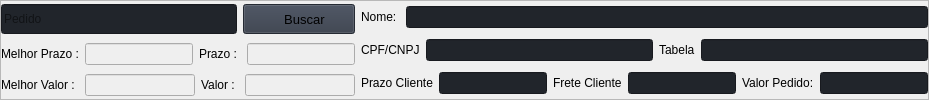
                        <widget class="QFrame" name="row_1">
                         <property name="maximumSize">
                          <size>
                           <width>1600</width>
                           <height>100</height>
                          </size>
                         </property>
                         <property name="frameShape">
                          <enum>QFrame::StyledPanel</enum>
                         </property>
                         <property name="frameShadow">
                          <enum>QFrame::Raised</enum>
                         </property>
                         <layout class="QHBoxLayout" name="horizontalLayout_6">
                          <property name="leftMargin">
                           <number>0</number>
                          </property>
                          <property name="topMargin">
                           <number>0</number>
                          </property>
                          <property name="rightMargin">
                           <number>0</number>
                          </property>
                          <property name="bottomMargin">
                           <number>0</number>
                          </property>
                          <item>
                           <layout class="QGridLayout" name="gridLayout">
                            <property name="sizeConstraint">
                             <enum>QLayout::SetMinimumSize</enum>
                            </property>
                            <property name="bottomMargin">
                             <number>0</number>
                            </property>
                            <item row="3" column="0" colspan="2">
                             <layout class="QHBoxLayout" name="horizontalLayout_15">
                              <item>
                               <widget class="QLabel" name="label_6">
                                <property name="text">
                                 <string>Melhor Valor : </string>
                                </property>
                               </widget>
                              </item>
                              <item>
                               <widget class="QLineEdit" name="lineEdit_2">
                                <property name="enabled">
                                 <bool>false</bool>
                                </property>
                               </widget>
                              </item>
                              <item>
                               <widget class="QLabel" name="label_9">
                                <property name="text">
                                 <string>Valor : </string>
                                </property>
                               </widget>
                              </item>
                              <item>
                               <widget class="QLineEdit" name="lineEdit_10">
                                <property name="enabled">
                                 <bool>false</bool>
                                </property>
                               </widget>
                              </item>
                             </layout>
                            </item>
                            <item row="1" column="0">
                             <widget class="QLineEdit" name="lineEdit">
                              <property name="minimumSize">
                               <size>
                                <width>0</width>
                                <height>30</height>
                               </size>
                              </property>
                              <property name="styleSheet">
                               <string notr="true">background-color: rgb(33, 37, 43);</string>
                              </property>
                              <property name="inputMask">
                               <string/>
                              </property>
                              <property name="text">
                               <string/>
                              </property>
                              <property name="placeholderText">
                               <string>Pedido</string>
                              </property>
                             </widget>
                            </item>
                            <item row="1" column="1">
                             <widget class="QPushButton" name="pushButton">
                              <property name="minimumSize">
                               <size>
                                <width>112</width>
                                <height>30</height>
                               </size>
                              </property>
                              <property name="font">
                               <font>
                                <pointsize>10</pointsize>
                                <italic>false</italic>
                                <bold>false</bold>
                               </font>
                              </property>
                              <property name="cursor">
                               <cursorShape>PointingHandCursor</cursorShape>
                              </property>
                              <property name="styleSheet">
                               <string notr="true">background-color: rgb(52, 59, 72);</string>
                              </property>
                              <property name="text">
                               <string>   Buscar</string>
                              </property>
                              <property name="icon">
                               <iconset>
                                <normaloff>../../.designer/backup/images/icons/cil-transfer.png</normaloff>../../.designer/backup/images/icons/cil-transfer.png</iconset>
                              </property>
                             </widget>
                            </item>
                            <item row="2" column="0" colspan="2">
                             <layout class="QHBoxLayout" name="horizontalLayout_20">
                              <item>
                               <widget class="QLabel" name="label_7">
                                <property name="text">
                                 <string>Melhor Prazo :</string>
                                </property>
                               </widget>
                              </item>
                              <item>
                               <widget class="QLineEdit" name="lineEdit_3">
                                <property name="enabled">
                                 <bool>false</bool>
                                </property>
                               </widget>
                              </item>
                              <item>
                               <widget class="QLabel" name="label_10">
                                <property name="text">
                                 <string>Prazo : </string>
                                </property>
                               </widget>
                              </item>
                              <item>
                               <widget class="QLineEdit" name="lineEdit_6">
                                <property name="enabled">
                                 <bool>false</bool>
                                </property>
                               </widget>
                              </item>
                             </layout>
                            </item>
                           </layout>
                          </item>
                          <item>
                           <layout class="QGridLayout" name="gridLayout_3">
                            <item row="3" column="0">
                             <layout class="QHBoxLayout" name="horizontalLayout_7">
                              <item>
                               <layout class="QHBoxLayout" name="horizontalLayout_16">
                                <item>
                                 <widget class="QLabel" name="label_8">
                                  <property name="text">
                                   <string>Prazo Cliente</string>
                                  </property>
                                 </widget>
                                </item>
                                <item>
                                 <widget class="QLineEdit" name="lineEdit_4">
                                  <property name="enabled">
                                   <bool>false</bool>
                                  </property>
                                  <property name="styleSheet">
                                   <string notr="true">background-color: rgb(33, 37, 43);</string>
                                  </property>
                                 </widget>
                                </item>
                               </layout>
                              </item>
                              <item>
                               <layout class="QHBoxLayout" name="horizontalLayout_12">
                                <item>
                                 <widget class="QLabel" name="label_4">
                                  <property name="text">
                                   <string>Frete Cliente</string>
                                  </property>
                                 </widget>
                                </item>
                                <item>
                                 <widget class="QLineEdit" name="lineEdit_9">
                                  <property name="styleSheet">
                                   <string notr="true">background-color: rgb(33, 37, 43);</string>
                                  </property>
                                 </widget>
                                </item>
                               </layout>
                              </item>
                              <item>
                               <layout class="QHBoxLayout" name="horizontalLayout_10">
                                <item>
                                 <widget class="QLabel" name="label_5">
                                  <property name="text">
                                   <string>Valor Pedido:</string>
                                  </property>
                                 </widget>
                                </item>
                                <item>
                                 <widget class="QLineEdit" name="lineEdit_8">
                                  <property name="enabled">
                                   <bool>false</bool>
                                  </property>
                                  <property name="styleSheet">
                                   <string notr="true">background-color: rgb(33, 37, 43);</string>
                                  </property>
                                 </widget>
                                </item>
                               </layout>
                              </item>
                             </layout>
                            </item>
                            <item row="0" column="0">
                             <layout class="QHBoxLayout" name="horizontalLayout_9">
                              <item>
                               <widget class="QLabel" name="label_2">
                                <property name="text">
                                 <string>Nome: </string>
                                </property>
                               </widget>
                              </item>
                              <item>
                               <widget class="QLineEdit" name="lineEdit_7">
                                <property name="enabled">
                                 <bool>false</bool>
                                </property>
                                <property name="styleSheet">
                                 <string notr="true">background-color: rgb(33, 37, 43);</string>
                                </property>
                               </widget>
                              </item>
                             </layout>
                            </item>
                            <item row="2" column="0">
                             <layout class="QHBoxLayout" name="horizontalLayout_8">
                              <item>
                               <widget class="QLabel" name="label_3">
                                <property name="text">
                                 <string>CPF/CNPJ</string>
                                </property>
                               </widget>
                              </item>
                              <item>
                               <widget class="QLineEdit" name="lineEdit_5">
                                <property name="enabled">
                                 <bool>false</bool>
                                </property>
                                <property name="styleSheet">
                                 <string notr="true">background-color: rgb(33, 37, 43);</string>
                                </property>
                               </widget>
                              </item>
                              <item>
                               <widget class="QLabel" name="label_43">
                                <property name="text">
                                 <string>Tabela</string>
                                </property>
                               </widget>
                              </item>
                              <item>
                               <widget class="QLineEdit" name="lineEdit_45">
                                <property name="enabled">
                                 <bool>false</bool>
                                </property>
                                <property name="styleSheet">
                                 <string notr="true">background-color: rgb(33, 37, 43);</string>
                                </property>
                               </widget>
                              </item>
                             </layout>
                            </item>
                           </layout>
                          </item>
                         </layout>
                        </widget>
